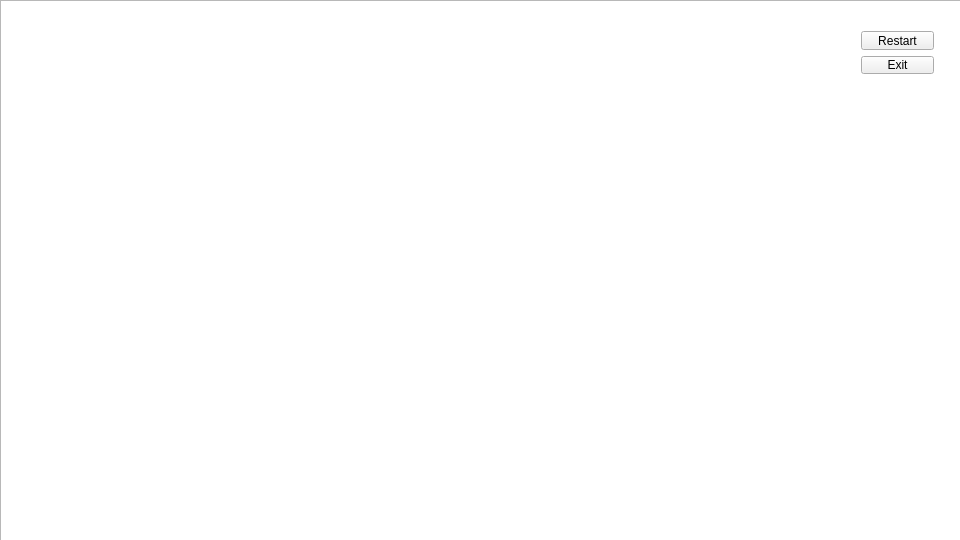
<?xml version="1.0" encoding="UTF-8"?>
<ui version="4.0">
 <class>MainWindow</class>
 <widget class="QMainWindow" name="MainWindow">
  <property name="geometry">
   <rect>
    <x>0</x>
    <y>0</y>
    <width>960</width>
    <height>540</height>
   </rect>
  </property>
  <property name="sizePolicy">
   <sizepolicy hsizetype="Preferred" vsizetype="Preferred">
    <horstretch>0</horstretch>
    <verstretch>0</verstretch>
   </sizepolicy>
  </property>
  <property name="minimumSize">
   <size>
    <width>960</width>
    <height>540</height>
   </size>
  </property>
  <property name="maximumSize">
   <size>
    <width>960</width>
    <height>540</height>
   </size>
  </property>
  <property name="windowTitle">
   <string>MainWindow</string>
  </property>
  <property name="dockOptions">
   <set>QMainWindow::AllowTabbedDocks|QMainWindow::AnimatedDocks</set>
  </property>
  <widget class="QWidget" name="centralWidget">
   <widget class="QGraphicsView" name="graphicsView">
    <property name="geometry">
     <rect>
      <x>0</x>
      <y>0</y>
      <width>961</width>
      <height>541</height>
     </rect>
    </property>
   </widget>
   <widget class="QWidget" name="">
    <property name="geometry">
     <rect>
      <x>850</x>
      <y>20</y>
      <width>95</width>
      <height>65</height>
     </rect>
    </property>
    <layout class="QVBoxLayout" name="verticalLayout">
     <item>
      <widget class="QPushButton" name="pushButton">
       <property name="text">
        <string>Restart</string>
       </property>
      </widget>
     </item>
     <item>
      <widget class="QPushButton" name="pushButton_2">
       <property name="text">
        <string>Exit</string>
       </property>
      </widget>
     </item>
    </layout>
    <zorder>pushButton_2</zorder>
    <zorder>pushButton</zorder>
   </widget>
  </widget>
 </widget>
 <layoutdefault spacing="6" margin="11"/>
 <resources/>
 <connections/>
</ui>
